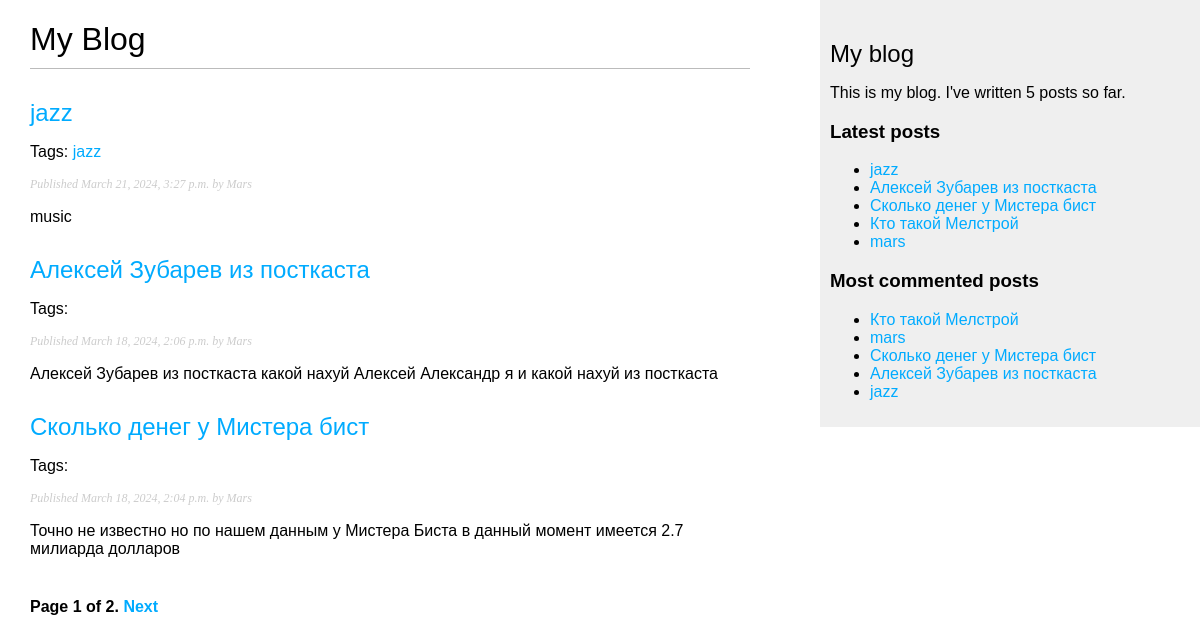
/blog/, run on an earlier commit of the app's database.
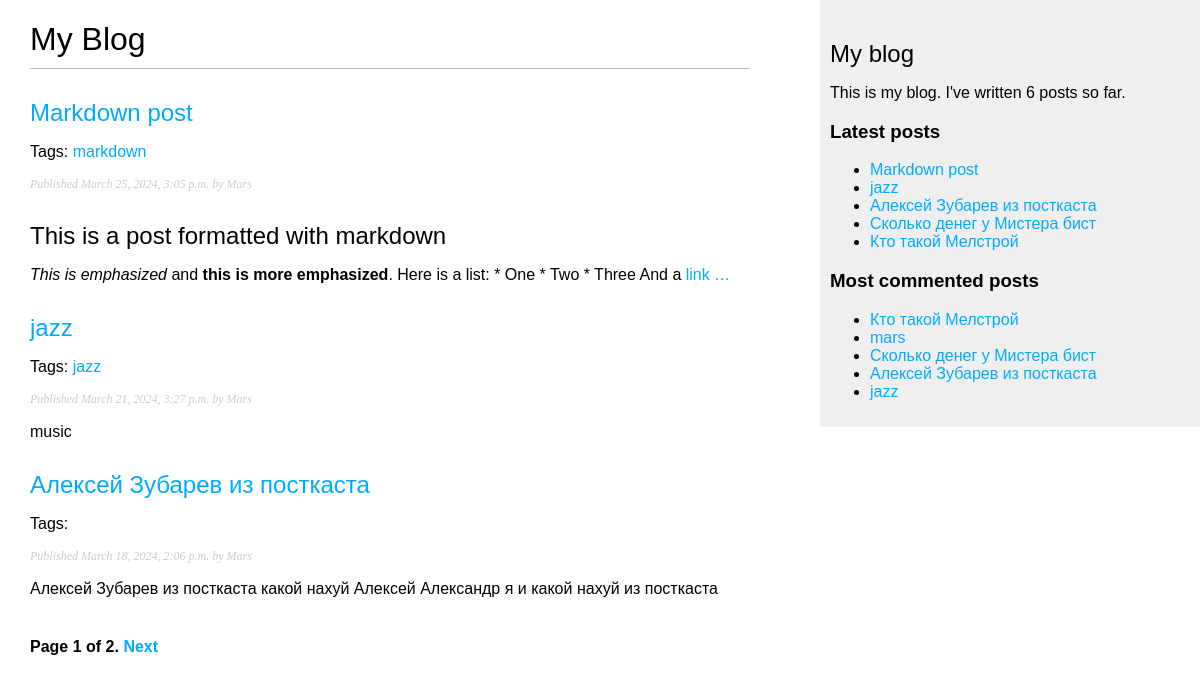
And on a later commit of the database.
### blogs/models.py (models this page shows, shortened)
class Post(models.Model):
    class Status(models.TextChoices):
        DRAFT = 'DF', 'Draft'
        PUBLISHED = 'PB', 'Published'
    title = models.CharField(max_length=255)
    slug = models.SlugField(max_length=250,
                            unique_for_date='publish')
    author = models.ForeignKey(User,
                               on_delete=models.CASCADE,
                               related_name='blog_posts')
    body = models.TextField()
    publish = models.DateTimeField(default=timezone.now)
    created = models.DateTimeField(auto_now_add=True)
    updated = models.DateTimeField(auto_now=True)
    status = models.CharField(max_length=2, choices=Status.choices, default=Status.DRAFT)
    objects = models.Manager()
    published = PublishedManager()
    tags = TaggableManager()
    class Meta:
        ordering = ['-publish']
        indexes = [
            models.Index(fields=['-publish']),
        ]
    def get_absolute_url(self):
        return reverse('blogs:post_detail',
                       args=[self.publish.year,
                             self.publish.month,
                             self.publish.day,
                             self.slug])

### blogs/views.py (the view)
# urls.py: path('', views.post_list, name='post_list'),
def post_list(request, tag_slug=None):
    post_list = Post.published.all()
    tag = None
    if tag_slug:
        tag = get_object_or_404(Tag, slug=tag_slug)
        post_list = post_list.filter(tags__in=[tag])
    paginator = Paginator(post_list, 3)
    page_number = request.GET.get('page', 1)
    try:
        posts = paginator.page(page_number)
    except PageNotAnInteger:
        posts = paginator.page(1)
    except EmptyPage:
        posts = paginator.page(paginator.num_pages)
    return render(request, 'blogs/post/list.html',
                  {'posts': posts,
                   'tag': tag})

### blogs/models.py (called while the page is built)
    def get_queryset(self):
        return super().get_queryset()\
                        .filter(status=Post.Status.PUBLISHED)

### blogs/templatetags/blog_tags.py (called while the page is built)
@register.simple_tag
def total_posts():
    return Post.published.count()

@register.inclusion_tag('blogs/post/latest_posts.html')
def show_latest_posts(count=5):
    latest_posts = Post.published.order_by('-publish')[:count]
    return {'latest_posts': latest_posts}

@register.simple_tag
def get_most_commented_posts(count=5):
    return Post.published.annotate(
        total_comments=Count('comments')
    ).order_by('-total_comments')[:count]

@register.filter(name='markdown')
def markdown_format(text):
    return mark_safe(markdown.markdown(text))

### templates/blogs/post/list.html (shortened to what this page needs)
{% extends "blogs/base.html" %}
{% load blog_tags %}
{% block content %}
    <h1>My Blog</h1>
    {% for post in posts %}
        <h2>
            <a href="{{ post.get_absolute_url }}">
                {{ post.title }}
            </a>
        </h2>
        <p class="tags">
            Tags:
            {% for tag in post.tags.all %}
                <a href="{% url 'blogs:post_list_by_tag' tag.slug %}">
                    {{ tag.name }}
                </a>
            {% endfor %}
        </p>
        <p class="date">
            Published {{ post.publish }} by {{ post.author }}
        </p>
        {{ post.body|markdown|truncatewords_html:30}}
    {% endfor %}
    {% include "pagination.html" with page=posts %}
{% endblock %}

### templates/blogs/base.html (shortened to what this page needs)
{% load blog_tags %}
{% load static %}
<!DOCTYPE html>
<html lang="en">
<head>
    <link href="{% static 'css/blog.css' %}" rel="stylesheet">
</head>
<body>
    <div id="content">
        {% block content %}
        {% endblock %}
    </div>
    <div id="sidebar">
        <h2>My blog</h2>
        <p>
            This is my blog.
            I've written {% total_posts %} posts so far.
        </p>
        <h3>Latest posts</h3>
        {% show_latest_posts %}
        <h3>Most commented posts</h3>
        {% get_most_commented_posts as most_commented_posts %}
        <ul>
            {% for post in most_commented_posts %}
                <li>
                    <a href="{{ post.get_absolute_url }}">{{ post.title }}</a>
                </li>
            {% endfor %}
        </ul>
    </div>
</body>
</html>

### templates/blogs/post/latest_posts.html
<ul>
    {% for post in latest_posts %}
       <li>
           <a href="{{ post.get_absolute_url }}">{{ post.title }}</a>
       </li>
    {% endfor %}
</ul>

What changed in the data, as far as the page shows it:
no longer on one of the page's lists (row unchanged): Post: title "Сколько денег у Мистера бист", publish "March 18, 2024, 2:04 p.m.", author "Mars", body "Точно не известно но по нашем данным у Мистера Биста в данный момент имеется 2.7 милиарда долларов"
no longer on one of the page's lists (row unchanged): Post: title "mars"
added Post: title "Markdown post", publish "March 25, 2024, 3:05 p.m.", author "Mars", body "This is a post formatted with markdown This is emphasized and this is more emphasized . Here is a list: * One * Two * Three And a link …"
added Tag: name "markdown", shown under "Markdown post"
Also different on the page:
text no longer shown: "5"
text now shown: "6"
